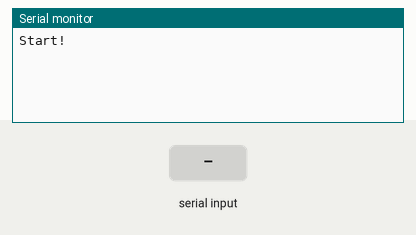
Recording of a sketch running on a simulated Arduino Uno, built with avr-gcc and run on an emulated ATmega328P. Parts: the last lines printed to the serial monitor. The inputs (shaded band) are chosen by the test bench.

Above: at 1.2 s.
1.3 s: "1" received over Serial
At 2.5 s:
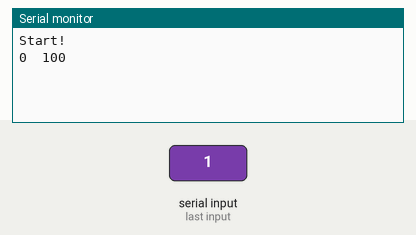
2.8 s: "0" received over Serial
At 3.9 s:
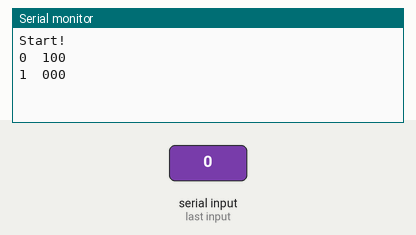
4.3 s: "2" received over Serial
At 5.1 s:
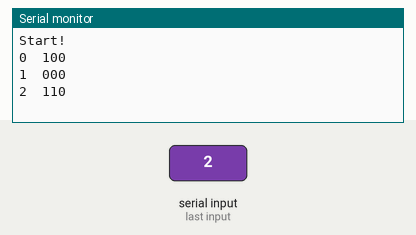

Measured:
- after the input at 1.3 s, the serial monitor: prints a new line at once (image 1)
- after the input at 2.8 s, the serial monitor: prints a new line at once (image 2)
- after the input at 4.3 s, the serial monitor: prints a new line at once (image 3)

The sketch:

EE60_TesterForDigitalProject.ino
```cpp
#define BINARY_ID 0b0100110

int s[20] = { 0b100, 0b000, 0b110, 0b101,
              /*First Bit*/ 0b110, 0b101,
              0b110, 0b101,
              0b110, 0b101,
              0b110, 0b101,
              0b110, 0b101,
              0b110, 0b101,
              0b110, 0b100, 0b000, 0b000
            };

#define CS_PIN   10
#define SCLK_PIN 13
#define MOSI_PIN 11

#define CLK_PIN  2
#define PERIOD_TIME 50 //ms

unsigned long current_time = 0;
bool toggle_clk = 0;

void setup() {
  Serial.begin(115200);
  Serial.setTimeout(10);

  pinMode(CS_PIN, OUTPUT);
  pinMode(SCLK_PIN, OUTPUT);
  pinMode(MOSI_PIN, OUTPUT);
  pinMode(CLK_PIN, OUTPUT);

  digitalWrite(CS_PIN, 1);
  digitalWrite(SCLK_PIN, 0);
  digitalWrite(MOSI_PIN, 0);
  digitalWrite(SCLK_PIN, 0);

  int s_detect[7] = {0};
  int _count_state = 0;
  for (int i = 6; i >= 0; i--) {
    s_detect[_count_state++] = (BINARY_ID >> i) & 0x01;
  }

  _count_state = 0;
  for (int j = 4; j < 17; j++) {
    if (j % 2 == 0) s[j] = s_detect[_count_state++] | 0x06;
  }

  //  for (int count = 0; count < 20; count++) {
  //    Serial.println(s[count], BIN);
  //  }

  current_time = 0;
  Serial.println("Start!");
}

unsigned short count_state = 0;
String input_string;

void loop() {
  if (millis() - current_time > PERIOD_TIME) {
    digitalWrite(CLK_PIN, toggle_clk);
    toggle_clk = !toggle_clk;
    current_time = millis();
  }

  if (Serial.available() > 0) {
    input_string = Serial.readString();
    Serial.print(count_state); Serial.print("\t");
    Serial.print((s[count_state] >> 2) & 0x01);
    Serial.print((s[count_state] >> 1) & 0x01);
    Serial.print(s[count_state] & 0x01);
    Serial.println();

    digitalWrite(CS_PIN, (s[count_state] >> 2) & 0x01);
    digitalWrite(SCLK_PIN, (s[count_state] >> 1) & 0x01);
    digitalWrite(MOSI_PIN, s[count_state] & 0x01);

    count_state++;
    if (count_state > 19) count_state = 2;
  }
}
```
